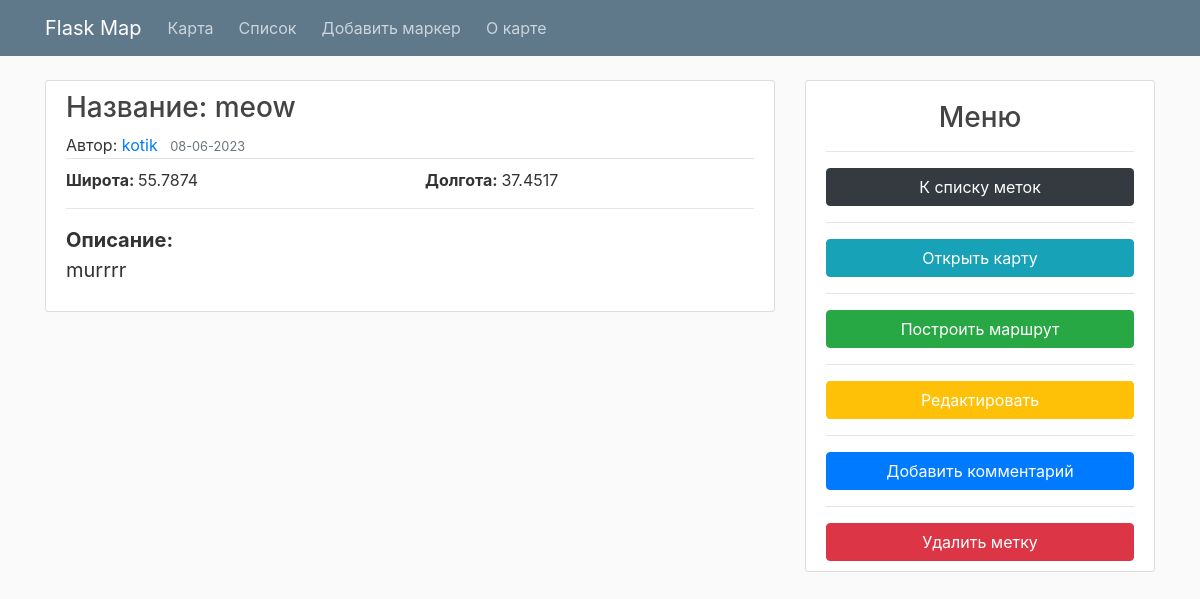
/comments/6, run on the app's committed database.
### flaskmap/models.py (models this page shows, shortened)
class Marker(db.Model):
    id = db.Column(db.Integer, primary_key=True)
    name = db.Column(db.String(40), nullable=False)
    author = db.Column(db.String(30), nullable=False)
    latitude = db.Column(db.Float, nullable=False)
    longtitude = db.Column(db.Float, nullable=False)
    content = db.Column(db.String(200), nullable=False)
    date_posted = db.Column(db.DateTime, nullable=False, default=datetime.utcnow)
    color = db.Column(db.String(10), nullable=False, default='red')
    icon = db.Column(db.String(15), nullable=False, default='info-sign')

### flaskmap/routes.py (the view)
@app.route("/comments/<int:marker_id>", methods=['GET', 'POST'])
def list_comments(marker_id):
    comments = Comment.query.filter_by(marker_id=marker_id).order_by(Comment.upvotes.desc()).all()
    marker = Marker.query.filter_by(id=marker_id).first()
    return render_template('comments.html', title='Comment', comments=comments, marker=marker)

### flaskmap/templates/comments.html (shortened to what this page needs)
{% extends "layout.html" %}
{% block content %}
<article class="media content-section">
  <div class="media-body">
    <H3 class="article-title">Название: {{ marker.name }}</H3>
    <div class="article-metadata">
      <span>Автор: </span><a class="mr-2" href="#">{{ marker.author }}</a>
      <small class="text-muted">{{ marker.date_posted.strftime('%d-%m-%Y') }}</small>
    </div>
    <div class="row">
      <span class="article-content col" style="margin-top: 5px;"><b>Широта: </b>{{ marker.latitude }}</span>
      <span class="article-content col" style="margin-top: 5px; float: right;"><b>Долгота: </b>{{ marker.longtitude }}</span>
    </div>
    <hr>
    <p class="article-content" style="font-size: 20px;"><b>Описание: </b><br>{{ marker.content }}</p>
  </div>
</article>
{% endblock content %}
{% block sidebar %}
  <div class="col-md-4">
    <div class="content-section">
      <h3 style="text-align: center; padding-top: 10px;">Меню</h3><hr>
      <a type="button" class="btn btn-dark col" href="/home">К списку меток</a>
      <hr>
      <a type="button" class="btn btn-info col" href="/map">Открыть карту</a>
      <hr>
      <a type="button" class="btn btn-success col" target="_blank" href="https://yandex.ru/maps/?rtext=55.7549,37.7082~{{marker.latitude}},{{marker.longtitude}}&rtt=auto" style="color: white">Построить маршрут</a>
      <hr>
      <a type="button" class="btn btn-warning col" href="/comments/{{ marker.id }}/update" style="color: white">Редактировать</a>
      <hr>
      <a type="button" class="btn btn-primary col" href="/add_comment/{{ marker.id }}" style="color: white"">Добавить комментарий</a>
      <hr>
      <a type="button" class="btn btn-danger col" href="/delete_mr/{{ marker.id }}/list" style="color: white">Удалить метку</a>
    </div>
  </div>
{% endblock sidebar %}

### flaskmap/static/main.css (style rules this page uses)
body { background: #fafafa; color: #333333; margin-top: 5rem; }
h1, h2, h3, h4, h5, h6 { color: #444444; }
.content-section { background: #ffffff; padding: 10px 20px; border: 1px solid #dddddd; border-radius: 3px; margin-bottom: 20px; }
.article-title { color: #444444; }
.article-content { white-space: pre-line; }
.article-metadata { padding-bottom: 1px; margin-bottom: 4px; border-bottom: 1px solid #e3e3e3 }

### data on the page
Marker: name "meow", author "kotik", date_posted "08-06-2023", latitude "55.7874", longtitude "37.4517", content "murrrr"
